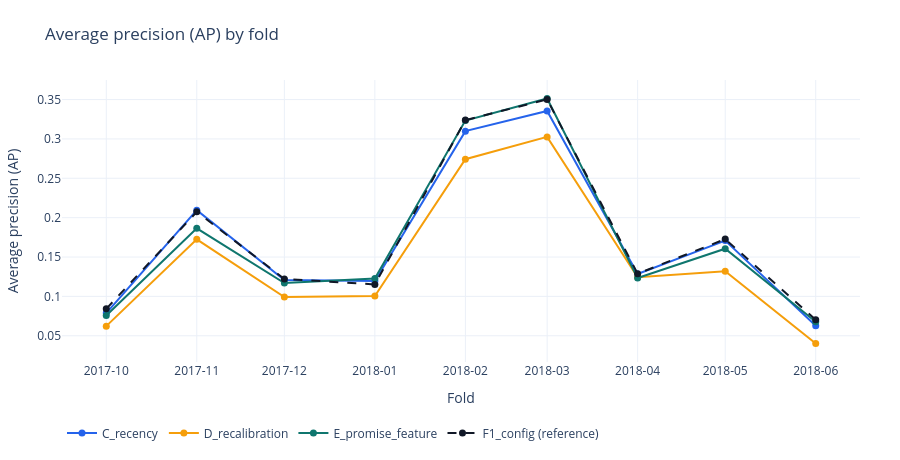

Write notebook code for a chart like this one.
### Markdown cell above
The first table summarizes the gate by variant, with the means, the AP ratio, the ECE difference and the decision. The second gives the metrics by fold, including the F1 configuration used as the reference. The following chart shows the AP of each variant by fold, with the F1 configuration dashed.

### Code cell
display(posthoc["gate_summary"])
display(posthoc["gate_folds"])

from ecom_delivery_sla_viz import plot_metric_by_fold

plot_metric_by_fold(
    posthoc["gate_folds"],
    fold_col="fold",
    model_col="variant",
    metric_col="average_precision",
    reference="F1_config",
    language=LANG,
).show()

### Figure 1 — Plotly figure (JSON) as saved in the notebook; plotly's stock layout.template omitted (floating-point values rounded to 4 significant figures)
{"data": [{"hovertemplate": "C_recency<br>Fold %{x}: %{y:.4f}<extra></extra>", "line": {"color": "#2563EB", "dash": "solid"}, "marker": {"size": 7}, "mode": "lines+markers", "name": "C_recency", "type": "scatter", "x": ["2017-10", "2017-11", "2017-12", "2018-01", "2018-02", "2018-03", "2018-04", "2018-05", "2018-06"], "y": [0.07887, 0.2095, 0.1209, 0.1195, 0.3099, 0.3355, 0.1286, 0.1709, 0.0627]}, {"hovertemplate": "D_recalibration<br>Fold %{x}: %{y:.4f}<extra></extra>", "line": {"color": "#F59E0B", "dash": "solid"}, "marker": {"size": 7}, "mode": "lines+markers", "name": "D_recalibration", "type": "scatter", "x": ["2017-10", "2017-11", "2017-12", "2018-01", "2018-02", "2018-03", "2018-04", "2018-05", "2018-06"], "y": [0.06223, 0.1725, 0.09917, 0.1004, 0.2743, 0.3026, 0.1244, 0.132, 0.04016]}, {"hovertemplate": "E_promise_feature<br>Fold %{x}: %{y:.4f}<extra></extra>", "line": {"color": "#0F766E", "dash": "solid"}, "marker": {"size": 7}, "mode": "lines+markers", "name": "E_promise_feature", "type": "scatter", "x": ["2017-10", "2017-11", "2017-12", "2018-01", "2018-02", "2018-03", "2018-04", "2018-05", "2018-06"], "y": [0.07572, 0.1864, 0.117, 0.1227, 0.3234, 0.3514, 0.1235, 0.1606, 0.06792]}, {"hovertemplate": "F1_config<br>Fold %{x}: %{y:.4f}<extra></extra>", "line": {"color": "#111827", "dash": "dash"}, "marker": {"size": 7}, "mode": "lines+markers", "name": "F1_config (reference)", "type": "scatter", "x": ["2017-10", "2017-11", "2017-12", "2018-01", "2018-02", "2018-03", "2018-04", "2018-05", "2018-06"], "y": [0.08422, 0.2074, 0.1222, 0.1152, 0.3239, 0.3502, 0.1288, 0.1728, 0.07032]}], "layout": {"height": 460, "legend": {"orientation": "h", "y": -0.2}, "margin": {"b": 60, "l": 60, "r": 40, "t": 80}, "title": {"text": "Average precision (AP) by fold"}, "xaxis": {"tickmode": "array", "ticktext": ["2017-10", "2017-11", "2017-12", "2018-01", "2018-02", "2018-03", "2018-04", "2018-05", "2018-06"], "tickvals": ["2017-10", "2017-11", "2017-12", "2018-01", "2018-02", "2018-03", "2018-04", "2018-05", "2018-06"], "title": {"text": "Fold"}}, "yaxis": {"title": {"text": "Average precision (AP)"}}}}
